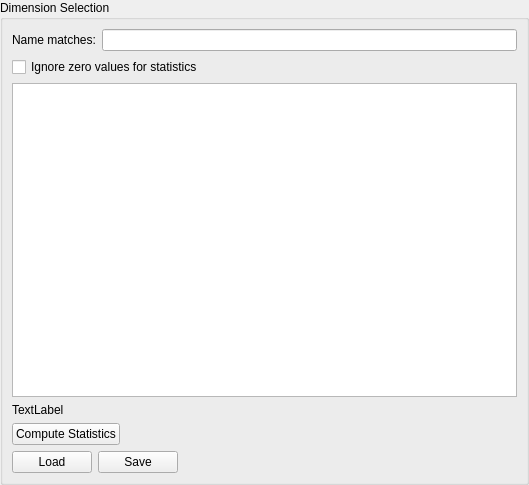
<?xml version="1.0" encoding="UTF-8"?>
<ui version="4.0">
 <class>DimensionSelectionWidget</class>
 <widget class="QWidget" name="DimensionSelectionWidget">
  <property name="geometry">
   <rect>
    <x>0</x>
    <y>0</y>
    <width>529</width>
    <height>485</height>
   </rect>
  </property>
  <property name="windowTitle">
   <string>Form</string>
  </property>
  <layout class="QVBoxLayout" name="verticalLayout_2">
   <property name="leftMargin">
    <number>0</number>
   </property>
   <property name="topMargin">
    <number>0</number>
   </property>
   <property name="rightMargin">
    <number>0</number>
   </property>
   <property name="bottomMargin">
    <number>0</number>
   </property>
   <item>
    <widget class="QGroupBox" name="groupBox">
     <property name="title">
      <string>Dimension Selection</string>
     </property>
     <layout class="QVBoxLayout" name="verticalLayout">
      <item>
       <layout class="QHBoxLayout" name="horizontalLayout">
        <item>
         <widget class="QLabel" name="label_2">
          <property name="text">
           <string>Name matches:</string>
          </property>
         </widget>
        </item>
        <item>
         <widget class="QLineEdit" name="nameMatchesLineEdit"/>
        </item>
       </layout>
      </item>
      <item>
       <widget class="QCheckBox" name="ignoreZeroValuesCheckBox">
        <property name="text">
         <string>Ignore zero values for statistics</string>
        </property>
       </widget>
      </item>
      <item>
       <widget class="QTableView" name="tableView">
        <property name="contextMenuPolicy">
         <enum>Qt::CustomContextMenu</enum>
        </property>
        <property name="sizeAdjustPolicy">
         <enum>QAbstractScrollArea::AdjustToContentsOnFirstShow</enum>
        </property>
        <property name="selectionMode">
         <enum>QAbstractItemView::SingleSelection</enum>
        </property>
        <property name="selectionBehavior">
         <enum>QAbstractItemView::SelectRows</enum>
        </property>
        <property name="showGrid">
         <bool>false</bool>
        </property>
        <property name="sortingEnabled">
         <bool>true</bool>
        </property>
        <attribute name="verticalHeaderVisible">
         <bool>false</bool>
        </attribute>
       </widget>
      </item>
      <item>
       <widget class="QLabel" name="label">
        <property name="text">
         <string>TextLabel</string>
        </property>
       </widget>
      </item>
      <item>
       <layout class="QHBoxLayout" name="horizontalLayout_2">
        <item>
         <widget class="QPushButton" name="computeStatisticsPushButton">
          <property name="text">
           <string>Compute Statistics</string>
          </property>
         </widget>
        </item>
        <item>
         <spacer name="horizontalSpacer_2">
          <property name="orientation">
           <enum>Qt::Horizontal</enum>
          </property>
          <property name="sizeHint" stdset="0">
           <size>
            <width>403</width>
            <height>20</height>
           </size>
          </property>
         </spacer>
        </item>
       </layout>
      </item>
      <item>
       <layout class="QHBoxLayout" name="horizontalLayout_3">
        <item>
         <widget class="QPushButton" name="loadPushButton">
          <property name="text">
           <string>Load</string>
          </property>
         </widget>
        </item>
        <item>
         <widget class="QPushButton" name="savePushButton">
          <property name="text">
           <string>Save</string>
          </property>
         </widget>
        </item>
        <item>
         <spacer name="horizontalSpacer">
          <property name="orientation">
           <enum>Qt::Horizontal</enum>
          </property>
          <property name="sizeHint" stdset="0">
           <size>
            <width>40</width>
            <height>20</height>
           </size>
          </property>
         </spacer>
        </item>
       </layout>
      </item>
     </layout>
    </widget>
   </item>
  </layout>
 </widget>
 <resources/>
 <connections/>
</ui>
